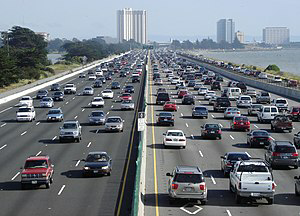
#> input picture AutoSignalControl - Copy/1.png, 300 x 216 px
$ python vehicle_detection.py
#> lines starting #> are read from the running program, lines starting #| are printed output that depends on the picture
import cv2,time
from PIL import Image
import numpy as np
import serial
import io

serial=serial.Serial('COM3', 9600, timeout=3)
cascade_src = 'cars.xml'
url1="1.png"
url2="2.png"
url3="4.png"
url4="3.png"

car_cascade = cv2.CascadeClassifier(cascade_src)
count={'count1':0,'count2':0,'count3':0,'count4':0}
urls=[url1,url2,url3,url4]

while True:
        cnt=0
        for url in urls:
            im=Image.open(url , mode='r')
#> im is the input picture: PIL image 300x216 RGB; mean R, G, B 112.9, 119.3, 125.7
            roi_img = im.crop(im.getbbox())
            img_byte_arr = io.BytesIO()
            roi_img.save(img_byte_arr,format='PNG')
            img_byte_arr = img_byte_arr.getvalue()
            imgNp=np.array(bytearray(img_byte_arr),dtype=np.uint8)
            img=cv2.imdecode(imgNp,-1)


            if (type(img) == type(None)):
                break
            gray = cv2.cvtColor(img, cv2.COLOR_BGR2GRAY)
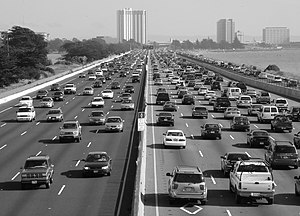
#> gray: shape (216, 300); min 0, max 255, mean 118.1

            cars = car_cascade.detectMultiScale(gray, 1.1, 1)
#> cars = [[76, 81, 22, 22], [160, 129, 29, 29], [193, 112, 34, 34], [43, 112, 46, 46], [138, 97, 47, 47], [183, 104, 47, 47], [10, 152, 51, 51]]


            for (x,y,w,h) in cars:

                    cv2.rectangle(img,(x,y),(x+w,y+h),(0,0,255),2)
#> this loop made 7 passes
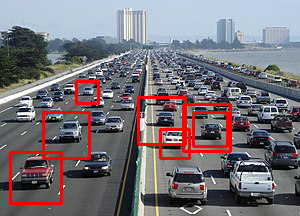
#> img: shape (216, 300, 3); mean B, G, R 120.3, 114.1, 120.3

            cnt+=1
            count["count"+str(cnt)]=len(cars)
            cv2.imshow(url,img)
            cv2.waitKey(1)
        print(count)

        if(max(count.values())==count['count1']):
            print("LANE1")
            serial.write(str.encode('1'))
        elif(max(count.values())==count['count2']):
            print("LANE2")
            serial.write(str.encode('2'))
        elif(max(count.values())==count['count3']):
            print("LANE3")
            serial.write(str.encode('3'))
        elif(max(count.values())==count['count4']):
            print("LANE4")
            serial.write(str.encode('4'))
